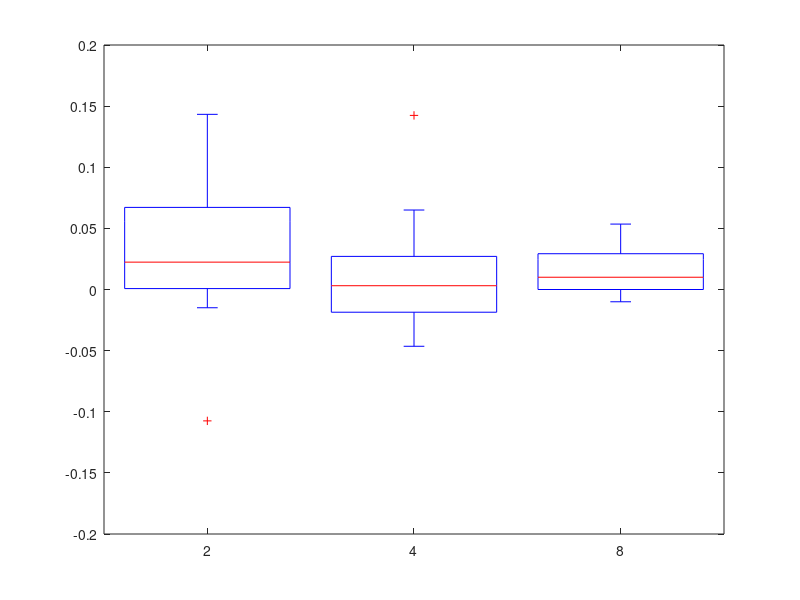

The MATLAB source for this figure: (Note: this script raises an error after producing the figure.)
%display improvements for different amount of labeled samples from single
%subjects

acc2 = load('acc_tr1_2samples.mat'); acc2 = acc2.acc;
acc4 = load('acc_tr1_4samples.mat'); acc4 = acc4.acc;
acc8 = load('acc_tr1_8samples.mat'); acc8 = acc8.acc;

%improvements
I2 = acc2(:,end,1)-acc2(:,1,1);
I4 = acc4(:,end,1)-acc4(:,1,1);
I8 = acc8(:,end,1)-acc8(:,1,1);

figure
boxplot([I2 I4 I8],'labels',{'2','4','8'})

%show original and final accuracy
acc = [acc(:,1,1) acc(:,end,1)];
figure('name','2 samples'), hold on
bar(acc), ylim([0.5 1])

acc2i = [acc2(:,1,1) acc2(:,end,1)];
figure('name','2 samples'), hold on
bar(acc2i), ylim([0.5 1])
acc4i = [acc4(:,1,1) acc4(:,end,1)];
figure('name','4 samples'), hold on
bar(acc4i), ylim([0.5 1])
acc8i = [acc8(:,1,1) acc8(:,end,1)];
figure('name','8 samples'), hold on
bar(acc8i), ylim([0.5 1])

